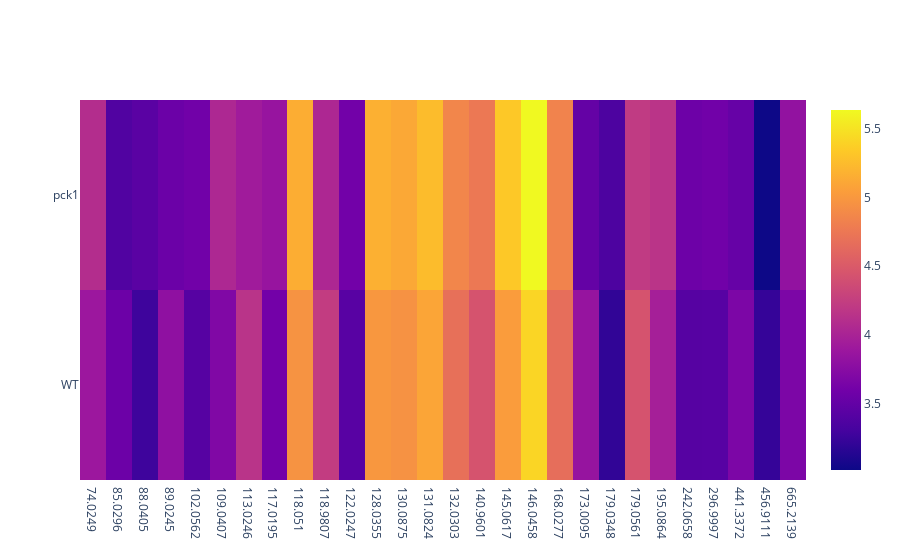
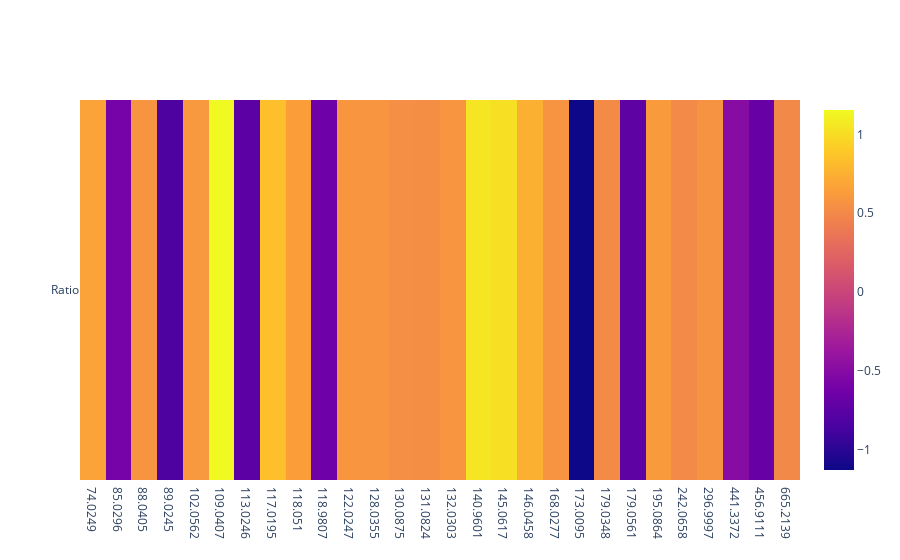

Notebook source saved alongside these figures, in order:
### Code cell
fig = go.Figure(data=go.Heatmap(
    z=df_biocyc_filter.iloc[:, 3:5].T.values,
    y=group,
    x=list(map(str, df_biocyc_filter.iloc[:, view_by].values)),
    hoverongaps=False))
fig.show()

fig = go.Figure(data=go.Heatmap(
    z=df_biocyc_filter.iloc[:, -1:].T.values,
    y=["Ratio"],
    x=list(map(str, df_biocyc_filter.iloc[:, view_by].values)),
    hoverongaps=False))
fig.show()
